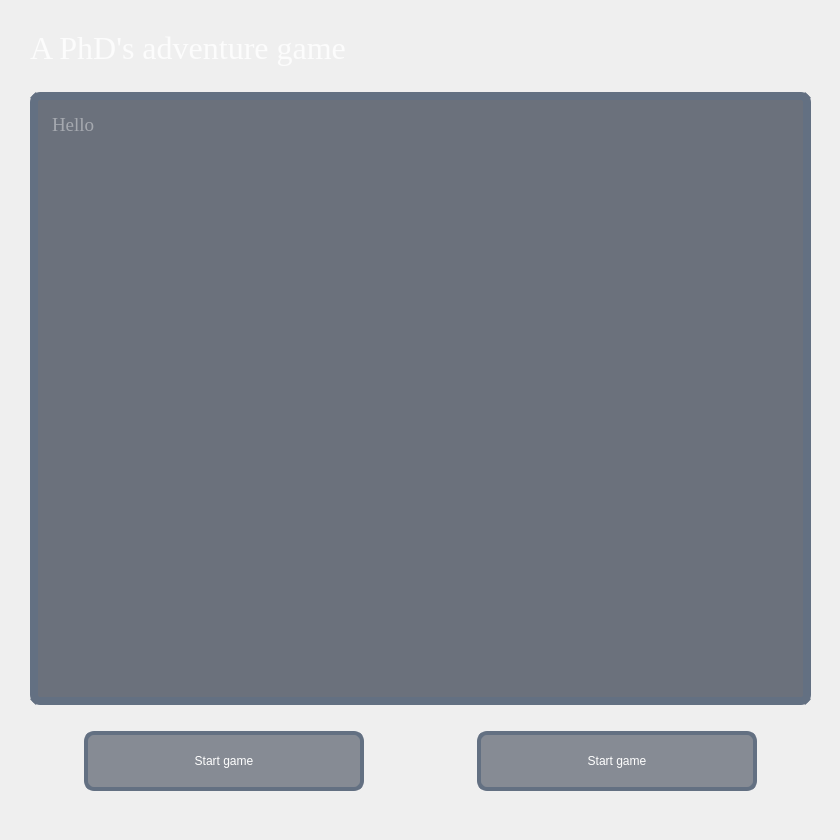
<?xml version="1.0" encoding="UTF-8"?>
<ui version="4.0">
 <class>MainWindow</class>
 <widget class="QMainWindow" name="MainWindow">
  <property name="enabled">
   <bool>false</bool>
  </property>
  <property name="geometry">
   <rect>
    <x>0</x>
    <y>0</y>
    <width>840</width>
    <height>840</height>
   </rect>
  </property>
  <property name="sizePolicy">
   <sizepolicy hsizetype="Minimum" vsizetype="Minimum">
    <horstretch>0</horstretch>
    <verstretch>0</verstretch>
   </sizepolicy>
  </property>
  <property name="minimumSize">
   <size>
    <width>840</width>
    <height>840</height>
   </size>
  </property>
  <property name="maximumSize">
   <size>
    <width>840</width>
    <height>840</height>
   </size>
  </property>
  <property name="windowTitle">
   <string>A PhD's adventure game</string>
  </property>
  <property name="windowIcon">
   <iconset theme="user-away"/>
  </property>
  <property name="styleSheet">
   <string notr="true">background-image:url(resources/bkg_1_small.jpg)</string>
  </property>
  <property name="iconSize">
   <size>
    <width>24</width>
    <height>24</height>
   </size>
  </property>
  <property name="unifiedTitleAndToolBarOnMac">
   <bool>true</bool>
  </property>
  <widget class="QWidget" name="centralwidget">
   <widget class="QWidget" name="verticalLayoutWidget">
    <property name="geometry">
     <rect>
      <x>10</x>
      <y>10</y>
      <width>821</width>
      <height>821</height>
     </rect>
    </property>
    <layout class="QVBoxLayout" name="verticalLayout">
     <property name="leftMargin">
      <number>20</number>
     </property>
     <property name="topMargin">
      <number>20</number>
     </property>
     <property name="rightMargin">
      <number>20</number>
     </property>
     <property name="bottomMargin">
      <number>20</number>
     </property>
     <item>
      <widget class="QLabel" name="title">
       <property name="font">
        <font>
         <family>Times New Roman</family>
         <pointsize>24</pointsize>
        </font>
       </property>
       <property name="styleSheet">
        <string notr="true">color: rgba(255,255,255,200)</string>
       </property>
       <property name="text">
        <string>A PhD's adventure game</string>
       </property>
      </widget>
     </item>
     <item>
      <spacer name="verticalSpacer_3">
       <property name="orientation">
        <enum>Qt::Vertical</enum>
       </property>
       <property name="sizeHint" stdset="0">
        <size>
         <width>20</width>
         <height>20</height>
        </size>
       </property>
      </spacer>
     </item>
     <item>
      <widget class="QTextEdit" name="textArea">
       <property name="sizePolicy">
        <sizepolicy hsizetype="Expanding" vsizetype="Expanding">
         <horstretch>1</horstretch>
         <verstretch>1</verstretch>
        </sizepolicy>
       </property>
       <property name="minimumSize">
        <size>
         <width>0</width>
         <height>500</height>
        </size>
       </property>
       <property name="maximumSize">
        <size>
         <width>16777215</width>
         <height>800</height>
        </size>
       </property>
       <property name="font">
        <font>
         <family>Times New Roman</family>
         <pointsize>14</pointsize>
        </font>
       </property>
       <property name="autoFillBackground">
        <bool>false</bool>
       </property>
       <property name="styleSheet">
        <string notr="true">color: rgba(255, 255, 255, 200);
background: rgba(15, 26, 44, 150);
border: 8px solid rgb(99, 112, 130);
border-radius: 10px;
padding: 10px</string>
       </property>
       <property name="readOnly">
        <bool>true</bool>
       </property>
       <property name="placeholderText">
        <string>Hello</string>
       </property>
      </widget>
     </item>
     <item>
      <spacer name="verticalSpacer">
       <property name="orientation">
        <enum>Qt::Vertical</enum>
       </property>
       <property name="sizeHint" stdset="0">
        <size>
         <width>20</width>
         <height>20</height>
        </size>
       </property>
      </spacer>
     </item>
     <item>
      <layout class="QHBoxLayout" name="horizontalLayout">
       <property name="topMargin">
        <number>0</number>
       </property>
       <item>
        <spacer name="horizontalSpacer_2">
         <property name="orientation">
          <enum>Qt::Horizontal</enum>
         </property>
         <property name="sizeHint" stdset="0">
          <size>
           <width>20</width>
           <height>20</height>
          </size>
         </property>
        </spacer>
       </item>
       <item>
        <widget class="QPushButton" name="btn_false">
         <property name="sizePolicy">
          <sizepolicy hsizetype="MinimumExpanding" vsizetype="Fixed">
           <horstretch>0</horstretch>
           <verstretch>0</verstretch>
          </sizepolicy>
         </property>
         <property name="minimumSize">
          <size>
           <width>280</width>
           <height>60</height>
          </size>
         </property>
         <property name="styleSheet">
          <string notr="true">QPushButton{color: rgb(255, 255, 255);
background: rgba(15, 26, 44,120);
font: 14pt &quot;Times New Roman&quot;;
border-color: rgb(99, 112, 130);
border-style: solid;
border-width: 4px;
border-radius: 10px;
padding: 10px 20px 10px 20px;
}
QPushButton::hover{
background:rgb(99, 112, 130);
color:rgb(7, 12, 20);
font: bold;
padding: 10px 10px 10px 10px;
}</string>
         </property>
         <property name="text">
          <string>Start game</string>
         </property>
         <property name="shortcut">
          <string>1</string>
         </property>
        </widget>
       </item>
       <item>
        <spacer name="horizontalSpacer_4">
         <property name="orientation">
          <enum>Qt::Horizontal</enum>
         </property>
         <property name="sizeHint" stdset="0">
          <size>
           <width>20</width>
           <height>20</height>
          </size>
         </property>
        </spacer>
       </item>
       <item>
        <spacer name="horizontalSpacer">
         <property name="orientation">
          <enum>Qt::Horizontal</enum>
         </property>
         <property name="sizeHint" stdset="0">
          <size>
           <width>20</width>
           <height>20</height>
          </size>
         </property>
        </spacer>
       </item>
       <item>
        <widget class="QPushButton" name="btn_true">
         <property name="enabled">
          <bool>false</bool>
         </property>
         <property name="sizePolicy">
          <sizepolicy hsizetype="MinimumExpanding" vsizetype="Fixed">
           <horstretch>0</horstretch>
           <verstretch>0</verstretch>
          </sizepolicy>
         </property>
         <property name="minimumSize">
          <size>
           <width>280</width>
           <height>60</height>
          </size>
         </property>
         <property name="styleSheet">
          <string notr="true">QPushButton{color: rgb(255, 255, 255);
background: rgba(15, 26, 44,120);
font: 14pt &quot;Times New Roman&quot;;
border-color: rgb(99, 112, 130);
border-style: solid;
border-width: 4px;
border-radius: 10px;
padding: 10px 20px 10px 20px;
}
QPushButton::hover{
background:rgb(99, 112, 130);
color:rgb(7, 12, 20);
font: bold;
padding: 10px 10px 10px 10px;
}</string>
         </property>
         <property name="text">
          <string>Start game</string>
         </property>
         <property name="shortcut">
          <string>2</string>
         </property>
        </widget>
       </item>
       <item>
        <spacer name="horizontalSpacer_3">
         <property name="orientation">
          <enum>Qt::Horizontal</enum>
         </property>
         <property name="sizeHint" stdset="0">
          <size>
           <width>20</width>
           <height>20</height>
          </size>
         </property>
        </spacer>
       </item>
      </layout>
     </item>
     <item>
      <spacer name="verticalSpacer_2">
       <property name="orientation">
        <enum>Qt::Vertical</enum>
       </property>
       <property name="sizeHint" stdset="0">
        <size>
         <width>20</width>
         <height>20</height>
        </size>
       </property>
      </spacer>
     </item>
    </layout>
   </widget>
  </widget>
 </widget>
 <resources/>
 <connections/>
</ui>
